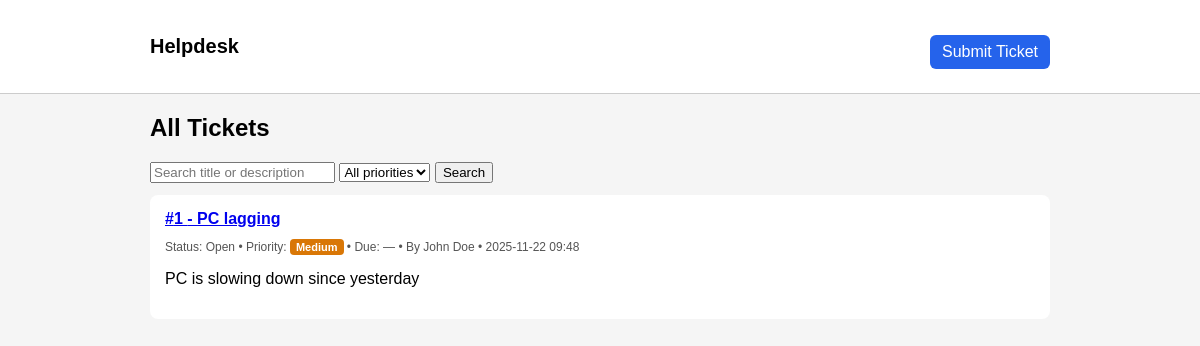
The app's page /, older data.
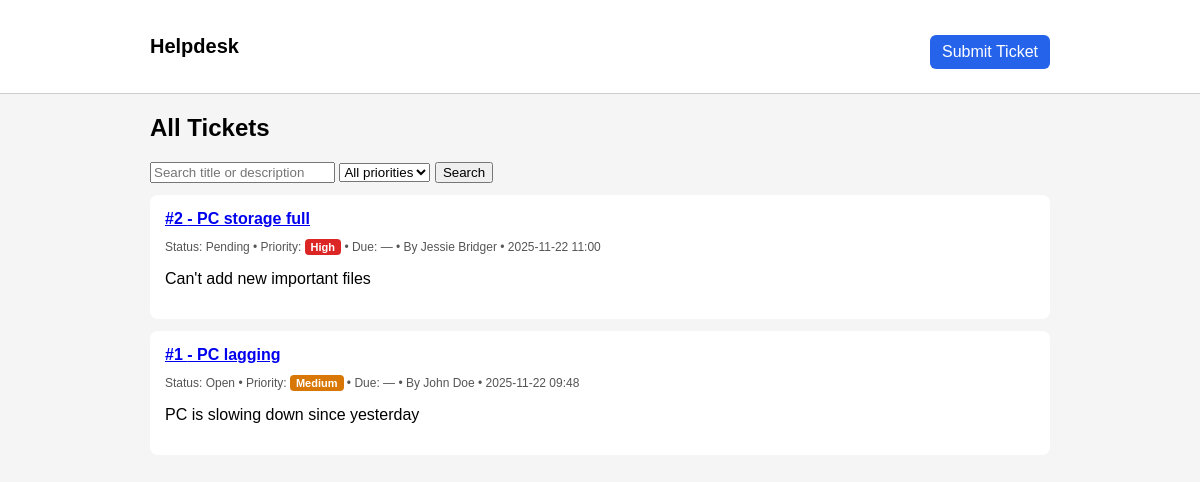
The same page, newer data.
### helpdesk/models.py (models this page shows, shortened)
class Ticket(models.Model):
    STATUS_CHOICES = [('P','Pending'),('O','Open'),('R','Resolved'),('C','Closed')]
    PRIORITY_CHOICES = [('L','Low'),('M','Medium'),('H','High')]
    title = models.CharField(max_length=200)
    description = models.TextField()
    reporter_name = models.CharField(max_length=100)
    reporter_email = models.EmailField(blank=True)
    status = models.CharField(max_length=1, choices=STATUS_CHOICES, default='P')
    priority = models.CharField(max_length=1, choices=PRIORITY_CHOICES, default='M')  # if already added in 1.1
    sla_hours = models.PositiveIntegerField(default=48)   # NEW: SLA window in hours
    due_at = models.DateTimeField(null=True, blank=True)  # NEW: computed
    created_at = models.DateTimeField(auto_now_add=True)
    updated_at = models.DateTimeField(auto_now=True)

### helpdesk/views.py (the view)
# urls.py: path("", views.TicketListView.as_view(), name="ticket_list"),
class TicketListView(ListView):
    model = Ticket
    template_name = 'helpdesk/ticket_list.html'
    context_object_name = 'tickets'
    paginate_by = 20
    def get_queryset(self):
        qs = Ticket.objects.order_by('-created_at')
        q = self.request.GET.get('q', '').strip()
        pr = self.request.GET.get('priority', '').strip()
        if q:
            qs = qs.filter(Q(title__icontains=q) | Q(description__icontains=q))
        if pr in dict(Ticket.PRIORITY_CHOICES):
            qs = qs.filter(priority=pr)
        return qs
    def get_context_data(self, **kwargs):
        ctx = super().get_context_data(**kwargs)
        ctx['q'] = self.request.GET.get('q', '')
        ctx['selected_priority'] = self.request.GET.get('priority', '')
        return ctx

### helpdesk/templates/helpdesk/ticket_list.html (shortened to what this page needs)
{% extends "helpdesk/base.html" %}
{% block content %}
<h2>All Tickets</h2>
<form method="get" style="margin-bottom: 12px;">
  <input type="text" name="q" placeholder="Search title or description" value="{{ q }}">
  <select name="priority">
    <option value="">All priorities</option>
  </select>
  <button type="submit">Search</button>
</form>
{% for ticket in tickets %}
<div class="card">
  <a href="{% url 'helpdesk:ticket_detail' ticket.pk %}"><strong>#{{ ticket.id }} - {{ ticket.title }}</strong></a>
  <p class="small">
    Status: {{ ticket.get_status_display }} •
    Priority: <span class="priority priority-{{ ticket.priority }}">{{ ticket.get_priority_display }}</span> •
    {% if ticket.due_at %}
      Due: {{ ticket.due_at|date:"Y-m-d H:i" }}
      {% if ticket.is_overdue %}
        <strong style="color:red">• OVERDUE</strong>
      {% endif %}
      •
    {% else %}
      Due: —
      •
    {% endif %}
    By {{ ticket.reporter_name }} • {{ ticket.created_at|date:"Y-m-d H:i" }}
  </p>
  <p>{{ ticket.description|truncatewords:25 }}</p>
</div>
{% empty %}
<p>No tickets found.</p>
{% endfor %}
{% endblock %}

Row changes from the older to the newer data that the page shows:
added Ticket: id "2", title "PC storage full", status "Pending", priority "High", shows "Due: — •", reporter_name "Jessie Bridger", created_at "2025-11-22 11:00", description "Can't add new important files"
